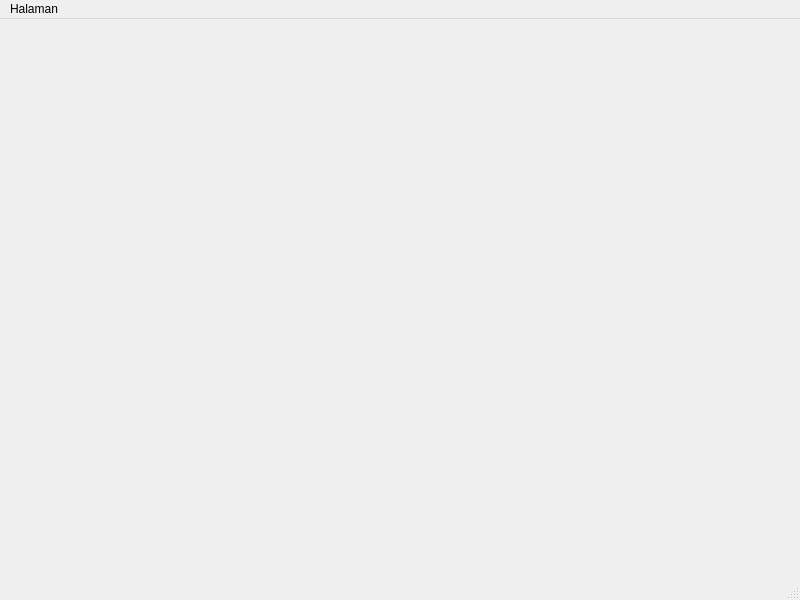
<?xml version="1.0" encoding="UTF-8"?>
<ui version="4.0">
 <class>Main</class>
 <widget class="QMainWindow" name="Main">
  <property name="geometry">
   <rect>
    <x>0</x>
    <y>0</y>
    <width>800</width>
    <height>600</height>
   </rect>
  </property>
  <property name="windowTitle">
   <string>Main</string>
  </property>
  <widget class="QWidget" name="centralwidget"/>
  <widget class="QMenuBar" name="menubar">
   <property name="geometry">
    <rect>
     <x>0</x>
     <y>0</y>
     <width>800</width>
     <height>25</height>
    </rect>
   </property>
   <widget class="QMenu" name="menuHalaman">
    <property name="title">
     <string>Halaman</string>
    </property>
    <addaction name="actionUsers"/>
    <addaction name="actionOrganisasi"/>
    <addaction name="actionBantuan"/>
    <addaction name="actionKategoriBantuan"/>
    <addaction name="actionLaporan"/>
   </widget>
   <addaction name="menuHalaman"/>
  </widget>
  <widget class="QStatusBar" name="statusbar"/>
  <action name="actionUsers">
   <property name="text">
    <string>Users</string>
   </property>
  </action>
  <action name="actionOrganisasi">
   <property name="text">
    <string>Organisasi</string>
   </property>
  </action>
  <action name="actionBantuan">
   <property name="text">
    <string>Bantuan</string>
   </property>
  </action>
  <action name="actionKategoriBantuan">
   <property name="text">
    <string>KategoriBantuan</string>
   </property>
  </action>
  <action name="actionLaporan">
   <property name="text">
    <string>Laporan</string>
   </property>
  </action>
 </widget>
 <resources/>
 <connections/>
</ui>
